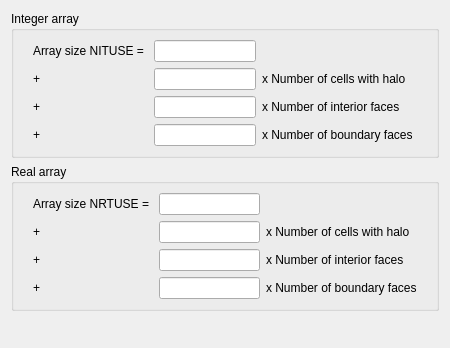
<ui version="4.0" >
 <class>UserArraysForm</class>
 <widget class="QWidget" name="UserArraysForm" >
  <property name="geometry" >
   <rect>
    <x>0</x>
    <y>0</y>
    <width>450</width>
    <height>348</height>
   </rect>
  </property>
  <property name="windowTitle" >
   <string>Form</string>
  </property>
  <property name="toolTip" >
   <string/>
  </property>
  <layout class="QGridLayout" >
   <item row="0" column="0" >
    <widget class="QGroupBox" name="groupBox" >
     <property name="title" >
      <string>Integer array</string>
     </property>
     <layout class="QGridLayout" >
      <item row="0" column="0" >
       <layout class="QHBoxLayout" >
        <item>
         <spacer>
          <property name="orientation" >
           <enum>Qt::Horizontal</enum>
          </property>
          <property name="sizeHint" stdset="0" >
           <size>
            <width>16</width>
            <height>20</height>
           </size>
          </property>
         </spacer>
        </item>
        <item>
         <layout class="QGridLayout" >
          <item row="0" column="0" >
           <widget class="QLabel" name="label" >
            <property name="text" >
             <string>Array size NITUSE = </string>
            </property>
           </widget>
          </item>
          <item row="0" column="1" >
           <widget class="QLineEdit" name="lineEditIDIMLS" >
            <property name="toolTip" >
             <string/>
            </property>
            <property name="statusTip" >
             <string/>
            </property>
           </widget>
          </item>
          <item row="1" column="0" >
           <widget class="QLabel" name="label_6" >
            <property name="layoutDirection" >
             <enum>Qt::RightToLeft</enum>
            </property>
            <property name="text" >
             <string>+</string>
            </property>
           </widget>
          </item>
          <item row="1" column="1" >
           <widget class="QLineEdit" name="lineEditICEL" >
            <property name="toolTip" >
             <string/>
            </property>
            <property name="statusTip" >
             <string/>
            </property>
           </widget>
          </item>
          <item row="1" column="2" >
           <widget class="QLabel" name="label_2" >
            <property name="toolTip" >
             <string>Code_Saturne keyword: NCELET</string>
            </property>
            <property name="text" >
             <string>x Number of cells with halo</string>
            </property>
           </widget>
          </item>
          <item row="2" column="0" >
           <widget class="QLabel" name="label_9" >
            <property name="layoutDirection" >
             <enum>Qt::RightToLeft</enum>
            </property>
            <property name="text" >
             <string>+</string>
            </property>
           </widget>
          </item>
          <item row="2" column="1" >
           <widget class="QLineEdit" name="lineEditIFAC" >
            <property name="toolTip" >
             <string/>
            </property>
            <property name="statusTip" >
             <string/>
            </property>
           </widget>
          </item>
          <item row="2" column="2" >
           <widget class="QLabel" name="label_3" >
            <property name="toolTip" >
             <string>Code_Saturne keyword: NFAC</string>
            </property>
            <property name="text" >
             <string>x Number of interior faces</string>
            </property>
           </widget>
          </item>
          <item row="3" column="0" >
           <widget class="QLabel" name="label_10" >
            <property name="layoutDirection" >
             <enum>Qt::RightToLeft</enum>
            </property>
            <property name="text" >
             <string>+</string>
            </property>
           </widget>
          </item>
          <item row="3" column="1" >
           <widget class="QLineEdit" name="lineEditIFABOR" >
            <property name="toolTip" >
             <string/>
            </property>
            <property name="statusTip" >
             <string/>
            </property>
           </widget>
          </item>
          <item row="3" column="2" >
           <widget class="QLabel" name="label_4" >
            <property name="toolTip" >
             <string>Code_Saturne keyword: NFABOR</string>
            </property>
            <property name="text" >
             <string>x Number of boundary faces</string>
            </property>
           </widget>
          </item>
         </layout>
        </item>
        <item>
         <spacer>
          <property name="orientation" >
           <enum>Qt::Horizontal</enum>
          </property>
          <property name="sizeHint" stdset="0" >
           <size>
            <width>20</width>
            <height>20</height>
           </size>
          </property>
         </spacer>
        </item>
       </layout>
      </item>
     </layout>
    </widget>
   </item>
   <item row="1" column="0" >
    <widget class="QGroupBox" name="groupBox_2" >
     <property name="title" >
      <string>Real array</string>
     </property>
     <layout class="QGridLayout" >
      <item row="0" column="0" >
       <layout class="QHBoxLayout" >
        <item>
         <spacer>
          <property name="orientation" >
           <enum>Qt::Horizontal</enum>
          </property>
          <property name="sizeHint" stdset="0" >
           <size>
            <width>16</width>
            <height>16</height>
           </size>
          </property>
         </spacer>
        </item>
        <item>
         <layout class="QGridLayout" >
          <item row="0" column="0" >
           <widget class="QLabel" name="label_5" >
            <property name="text" >
             <string>Array size NRTUSE = </string>
            </property>
           </widget>
          </item>
          <item row="0" column="1" >
           <widget class="QLineEdit" name="lineEditRDIMLS" >
            <property name="toolTip" >
             <string/>
            </property>
            <property name="statusTip" >
             <string/>
            </property>
           </widget>
          </item>
          <item row="1" column="0" >
           <widget class="QLabel" name="label_11" >
            <property name="layoutDirection" >
             <enum>Qt::RightToLeft</enum>
            </property>
            <property name="text" >
             <string>+</string>
            </property>
           </widget>
          </item>
          <item row="1" column="1" >
           <widget class="QLineEdit" name="lineEditRCEL" >
            <property name="toolTip" >
             <string/>
            </property>
            <property name="statusTip" >
             <string/>
            </property>
           </widget>
          </item>
          <item row="2" column="0" >
           <widget class="QLabel" name="label_12" >
            <property name="layoutDirection" >
             <enum>Qt::RightToLeft</enum>
            </property>
            <property name="text" >
             <string>+</string>
            </property>
           </widget>
          </item>
          <item row="2" column="1" >
           <widget class="QLineEdit" name="lineEditRFAC" >
            <property name="toolTip" >
             <string/>
            </property>
            <property name="statusTip" >
             <string/>
            </property>
           </widget>
          </item>
          <item row="2" column="2" >
           <widget class="QLabel" name="label_7" >
            <property name="toolTip" >
             <string>Code_Saturne keyword: NFAC</string>
            </property>
            <property name="text" >
             <string>x Number of interior faces</string>
            </property>
           </widget>
          </item>
          <item row="3" column="0" >
           <widget class="QLabel" name="label_13" >
            <property name="layoutDirection" >
             <enum>Qt::RightToLeft</enum>
            </property>
            <property name="text" >
             <string>+</string>
            </property>
           </widget>
          </item>
          <item row="3" column="1" >
           <widget class="QLineEdit" name="lineEditRFABOR" >
            <property name="toolTip" >
             <string/>
            </property>
            <property name="statusTip" >
             <string/>
            </property>
           </widget>
          </item>
          <item row="3" column="2" >
           <widget class="QLabel" name="label_8" >
            <property name="toolTip" >
             <string>Code_Saturne keyword: NFABOR</string>
            </property>
            <property name="text" >
             <string>x Number of boundary faces</string>
            </property>
           </widget>
          </item>
          <item row="1" column="2" >
           <widget class="QLabel" name="labelRCEL" >
            <property name="toolTip" >
             <string>Code_Saturne keyword: NCELET</string>
            </property>
            <property name="text" >
             <string>x Number of cells with halo</string>
            </property>
           </widget>
          </item>
         </layout>
        </item>
        <item>
         <spacer>
          <property name="orientation" >
           <enum>Qt::Horizontal</enum>
          </property>
          <property name="sizeHint" stdset="0" >
           <size>
            <width>16</width>
            <height>16</height>
           </size>
          </property>
         </spacer>
        </item>
       </layout>
      </item>
     </layout>
    </widget>
   </item>
   <item row="2" column="0" >
    <spacer>
     <property name="orientation" >
      <enum>Qt::Vertical</enum>
     </property>
     <property name="sizeHint" stdset="0" >
      <size>
       <width>20</width>
       <height>20</height>
      </size>
     </property>
    </spacer>
   </item>
  </layout>
 </widget>
 <resources/>
 <connections/>
</ui>
